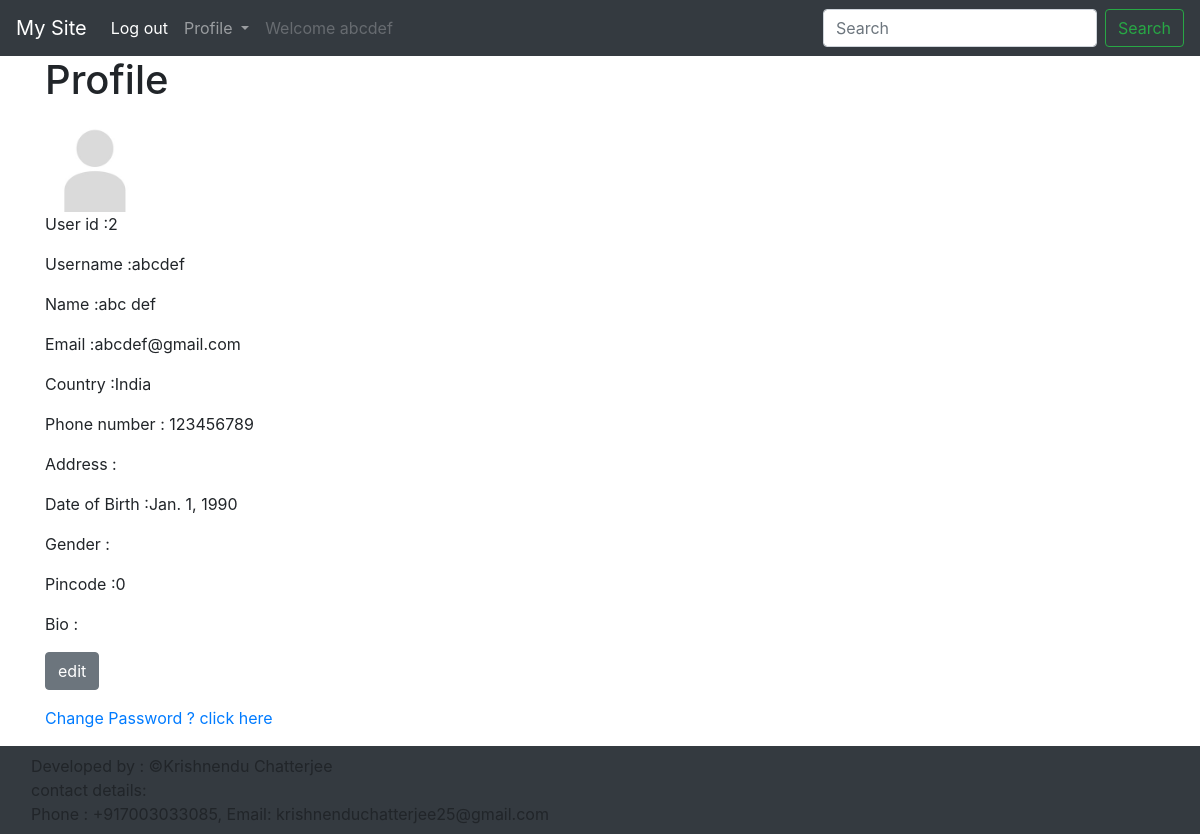
The page /abcdef/ (signed in) on the database its author committed.
### apps/models.py (models this page shows, shortened)
class Account(AbstractBaseUser):
    email = models.EmailField(verbose_name='email' , max_length=60 , unique=True)
    username = models.CharField(max_length=60 , unique=True)
    date_joined = models.DateTimeField(verbose_name='date joined', auto_now_add=True)
    last_login = models.DateTimeField(verbose_name='last login', auto_now=True )
    is_admin = models.BooleanField(default=False)
    is_active = models.BooleanField(default=True)
    is_staff = models.BooleanField(default=False)
    is_superuser = models.BooleanField(default=False)
    first_name = models.CharField(max_length=50)
    last_name = models.CharField(max_length=50 , default='')
    country = models.CharField(max_length=50 , default='')
    phone_number = models.IntegerField(default=0)
    USERNAME_FIELD = 'email'
    REQUIRED_FIELDS = ['username','first_name','last_name']
    objects = MyAccountManager()

class user(models.Model):
    dob=models.DateField(default=datetime(1990,1,1))
    sex = models.CharField(max_length=10)
    bio = models.CharField(max_length=500)
    address = models.CharField(max_length=500)
    pincode = models.IntegerField(default=0)

### apps/views.py (the view)
# urls.py: path('<str:username>/',views.profile, name='profile'),
def profile(req,username):
    if not req.user.is_authenticated or not req.user.username==username:
        print('NOT Authenticated')
        return redirect('%s?next=%s' % (settings.LOGIN_URL, req.path))
    print('Authenticated')
    try:
        ob1={'user' : Account.objects.get(username=req.user.username)}
        ob1.update(navbar(req))
        ob2={ 'feedback' : {'name' : 'Feedback Form', 'url' : '/'+username+'/feedback'} }
        ob3={ 'username' : req.user.username }
        ob4={ 'pp' : ProfilePicture.objects.get(id=Account.objects.get(username=username).id).img }
        ob5={ 'user1' : user.objects.get(id=Account.objects.get(username=username).id) }
        ob1.update(ob2)
        ob1.update(ob3)
        ob1.update(ob4)
        ob1.update(ob5)
        return render(req,'userinfo.html',ob1)
    except:
        pp=ProfilePicture(id=req.user.id)
        pp.save()
        user1=user(id=req.user.id)
        user1.save()
        return redirect('/'+username)

### apps/views.py (called while the page is built)
def navbar(req):
    log='Log in'
    url='login'
    username='login'
    name='Krishnendu Chatterjee'
    phone_number='+917003033085'
    email='krishnenduchatterjee25@gmail.com'
    welcome=''
    admin=False
    if req.user.is_authenticated:
        log='Log out'
        url='logout'
        username=req.user.username
        admin=req.user.is_admin
        welcome='Welcome '+username
    nav={ 'profile' : { 'name' : 'Profile' , 'url' : username , 'welcome' : welcome , 'admin' : admin},
    'log' : { 'name' : log , 'url' : url},
    'register' : {'name' : 'Register' , 'url' : 'register'},
    'copyright' : { 'name' : name , 'phone_number' : phone_number , 'email' : email ,}
    }
    return nav

### templates/userinfo.html
{% extends 'base.html' %}
{% block content %}
<div class="container">
    <h1>Profile</h1>
    <img src="{{pp.url}}" alt="" style="width:100px;height:100px;" >
    <p>User id :{{user.id}} <br></p>
    <p>Username :{{username}} <br></p>
    <p>Name :{{user.first_name}} {{user.last_name}} <br></p>
    <p>Email :{{user.email}} <br></p>
    <p>Country :{{user.country}} <br></p>
    <p>Phone number : {{user.phone_number}} <br></p>
    <p>Address :{{user1.address}} <br></p>
    <p>Date of Birth :{{user1.dob}} <br></p>
    <p>Gender :{{user1.sex}} <br></p>
    <p>Pincode :{{user1.pincode}} <br></p>
    <p>Bio : {{user1.bio}} <br></p>
    <p><a class="btn btn-secondary" href="./edit">edit</a></p>
    <a class="" href="/password_change">Change Password ? click here</a>
</div>
 {% endblock %}

### rows shown on the page
Account: id "2", username "abcdef", first_name "abc", last_name "def", email "abcdef@gmail.com", country "India", phone_number "123456789"
user: dob "Jan. 1, 1990", pincode "0"

### other values the page prints
{{ log.name }} "Log out"
{{ profile.welcome }} "Welcome abcdef"
{{ copyright.name }} "Krishnendu Chatterjee"
{{ copyright.phone_number }} "+917003033085"
{{ copyright.email }} "krishnenduchatterjee25@gmail.com"
